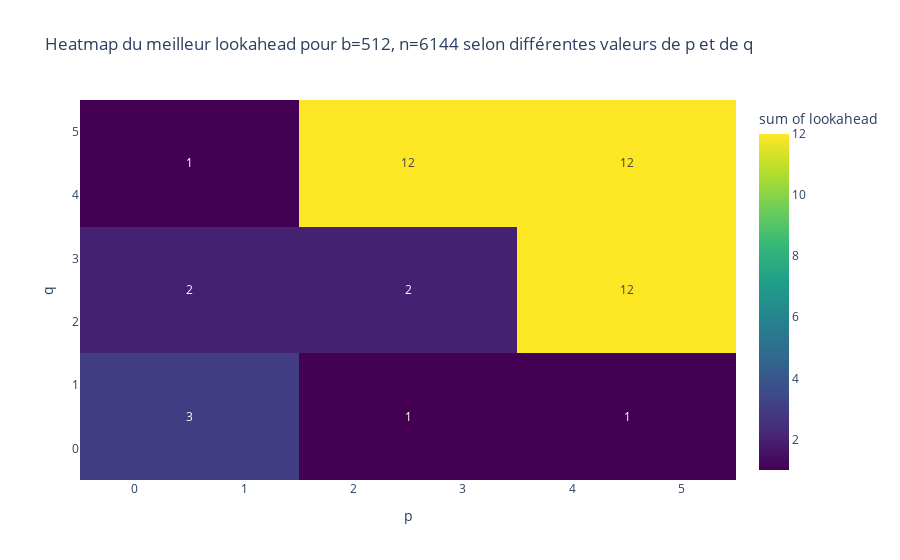

Notebook code for this chart:
### Code cell
fig = px.density_heatmap(
    df_p2p_i_la_max.query('b == 512 and n == 6144'),
    x='p',
    y='q',
    z='lookahead',
    text_auto=True,
    color_continuous_scale='Viridis', 
    title='Heatmap du meilleur lookahead pour b=512, n=6144 selon différentes valeurs de p et de q'
)

fig.update_layout(
    xaxis_title="p",
    yaxis_title="q"
)

fig.show()

### Figure 1 — Plotly figure (JSON) as saved in the notebook; plotly's stock layout.template omitted (floating-point values rounded to 4 significant figures)
{"data": [{"coloraxis": "coloraxis", "histfunc": "sum", "hovertemplate": "p=%{x}<br>q=%{y}<br>sum of lookahead=%{z}<extra></extra>", "name": "", "texttemplate": "%{z}", "type": "histogram2d", "x": [1, 1, 1, 2, 2, 2, 4, 4, 4], "xaxis": "x", "xbingroup": "x", "y": [1, 2, 4, 1, 2, 4, 1, 2, 4], "yaxis": "y", "ybingroup": "y", "z": [3, 2, 1, 1, 2, 12, 1, 12, 12]}], "layout": {"coloraxis": {"colorbar": {"title": {"text": "sum of lookahead"}}, "colorscale": [[0, "#440154"], [0.1111, "#482878"], [0.2222, "#3e4989"], [0.3333, "#31688e"], [0.4444, "#26828e"], [0.5556, "#1f9e89"], [0.6667, "#35b779"], [0.7778, "#6ece58"], [0.8889, "#b5de2b"], [1, "#fde725"]]}, "legend": {"tracegroupgap": 0}, "title": {"text": "Heatmap du meilleur lookahead pour b=512, n=6144 selon différentes valeurs de p et de q"}, "xaxis": {"anchor": "y", "domain": [0, 1], "title": {"text": "p"}}, "yaxis": {"anchor": "x", "domain": [0, 1], "title": {"text": "q"}}}}
